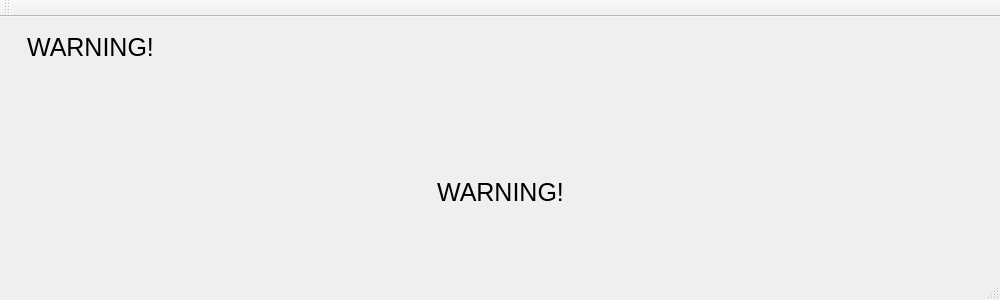
<?xml version="1.0" encoding="UTF-8"?>
<ui version="4.0">
 <class>warning</class>
 <widget class="QMainWindow" name="warning">
  <property name="geometry">
   <rect>
    <x>0</x>
    <y>0</y>
    <width>1000</width>
    <height>300</height>
   </rect>
  </property>
  <property name="minimumSize">
   <size>
    <width>200</width>
    <height>300</height>
   </size>
  </property>
  <property name="maximumSize">
   <size>
    <width>1000</width>
    <height>300</height>
   </size>
  </property>
  <property name="windowTitle">
   <string>About</string>
  </property>
  <widget class="QWidget" name="centralWidget">
   <widget class="QLabel" name="Header">
    <property name="geometry">
     <rect>
      <x>0</x>
      <y>10</y>
      <width>181</width>
      <height>41</height>
     </rect>
    </property>
    <property name="font">
     <font>
      <pointsize>19</pointsize>
     </font>
    </property>
    <property name="text">
     <string>WARNING!</string>
    </property>
    <property name="alignment">
     <set>Qt::AlignCenter</set>
    </property>
   </widget>
   <widget class="QLabel" name="warningtext">
    <property name="geometry">
     <rect>
      <x>0</x>
      <y>70</y>
      <width>1001</width>
      <height>211</height>
     </rect>
    </property>
    <property name="font">
     <font>
      <pointsize>19</pointsize>
     </font>
    </property>
    <property name="text">
     <string>WARNING!</string>
    </property>
    <property name="alignment">
     <set>Qt::AlignCenter</set>
    </property>
   </widget>
  </widget>
  <widget class="QToolBar" name="mainToolBar">
   <attribute name="toolBarArea">
    <enum>TopToolBarArea</enum>
   </attribute>
   <attribute name="toolBarBreak">
    <bool>false</bool>
   </attribute>
  </widget>
  <widget class="QStatusBar" name="statusBar"/>
  <action name="actionAbout">
   <property name="text">
    <string>&amp;About</string>
   </property>
  </action>
  <action name="actionExit">
   <property name="text">
    <string>&amp;Exit</string>
   </property>
  </action>
 </widget>
 <layoutdefault spacing="6" margin="11"/>
 <resources/>
 <connections>
  <connection>
   <sender>actionExit</sender>
   <signal>triggered()</signal>
   <receiver>warning</receiver>
   <slot>close()</slot>
   <hints>
    <hint type="sourcelabel">
     <x>-1</x>
     <y>-1</y>
    </hint>
    <hint type="destinationlabel">
     <x>639</x>
     <y>359</y>
    </hint>
   </hints>
  </connection>
 </connections>
</ui>
